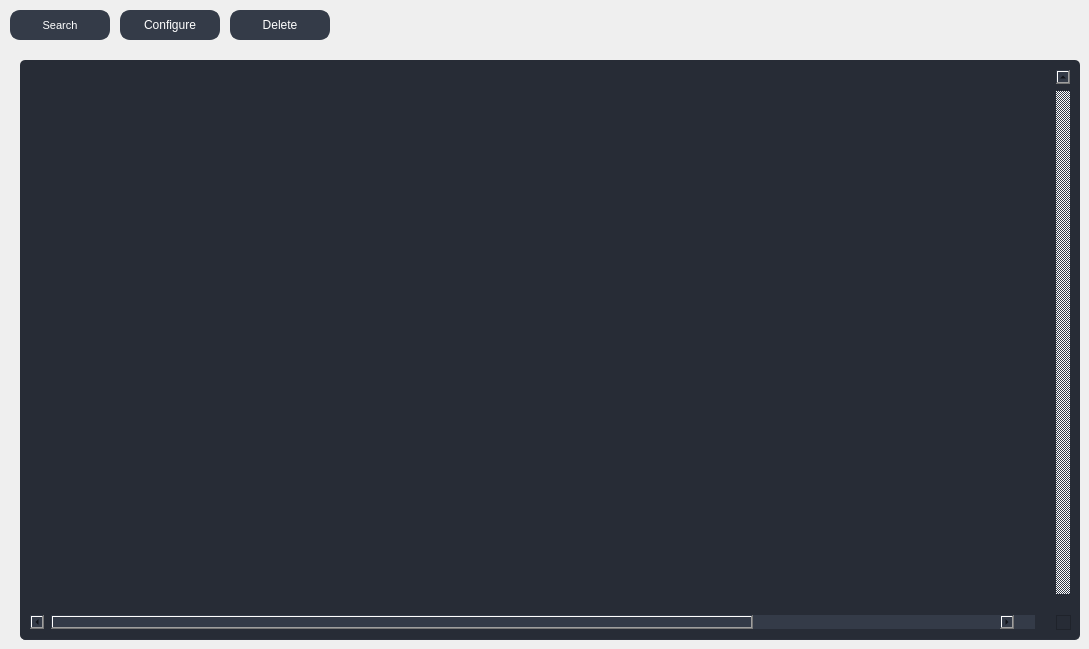
             <widget class="QWidget" name="page_device">
              <widget class="QTableWidget" name="table_devices">
               <property name="geometry">
                <rect>
                 <x>20</x>
                 <y>60</y>
                 <width>1060</width>
                 <height>580</height>
                </rect>
               </property>
               <property name="palette">
                <palette>
                 <active>
                  <colorrole role="WindowText">
                   <brush brushstyle="SolidPattern">
                    <color alpha="255">
                     <red>210</red>
                     <green>210</green>
                     <blue>210</blue>
                    </color>
                   </brush>
                  </colorrole>
                  <colorrole role="Button">
                   <brush brushstyle="SolidPattern">
                    <color alpha="255">
                     <red>39</red>
                     <green>44</green>
                     <blue>54</blue>
                    </color>
                   </brush>
                  </colorrole>
                  <colorrole role="Text">
                   <brush brushstyle="SolidPattern">
                    <color alpha="255">
                     <red>210</red>
                     <green>210</green>
                     <blue>210</blue>
                    </color>
                   </brush>
                  </colorrole>
                  <colorrole role="ButtonText">
                   <brush brushstyle="SolidPattern">
                    <color alpha="255">
                     <red>210</red>
                     <green>210</green>
                     <blue>210</blue>
                    </color>
                   </brush>
                  </colorrole>
                  <colorrole role="Base">
                   <brush brushstyle="SolidPattern">
                    <color alpha="255">
                     <red>39</red>
                     <green>44</green>
                     <blue>54</blue>
                    </color>
                   </brush>
                  </colorrole>
                  <colorrole role="Window">
                   <brush brushstyle="SolidPattern">
                    <color alpha="255">
                     <red>39</red>
                     <green>44</green>
                     <blue>54</blue>
                    </color>
                   </brush>
                  </colorrole>
                 </active>
                 <inactive>
                  <colorrole role="WindowText">
                   <brush brushstyle="SolidPattern">
                    <color alpha="255">
                     <red>210</red>
                     <green>210</green>
                     <blue>210</blue>
                    </color>
                   </brush>
                  </colorrole>
                  <colorrole role="Button">
                   <brush brushstyle="SolidPattern">
                    <color alpha="255">
                     <red>39</red>
                     <green>44</green>
                     <blue>54</blue>
                    </color>
                   </brush>
                  </colorrole>
                  <colorrole role="Text">
                   <brush brushstyle="SolidPattern">
                    <color alpha="255">
                     <red>210</red>
                     <green>210</green>
                     <blue>210</blue>
                    </color>
                   </brush>
                  </colorrole>
                  <colorrole role="ButtonText">
                   <brush brushstyle="SolidPattern">
                    <color alpha="255">
                     <red>210</red>
                     <green>210</green>
                     <blue>210</blue>
                    </color>
                   </brush>
                  </colorrole>
                  <colorrole role="Base">
                   <brush brushstyle="SolidPattern">
                    <color alpha="255">
                     <red>39</red>
                     <green>44</green>
                     <blue>54</blue>
                    </color>
                   </brush>
                  </colorrole>
                  <colorrole role="Window">
                   <brush brushstyle="SolidPattern">
                    <color alpha="255">
                     <red>39</red>
                     <green>44</green>
                     <blue>54</blue>
                    </color>
                   </brush>
                  </colorrole>
                 </inactive>
                 <disabled>
                  <colorrole role="WindowText">
                   <brush brushstyle="SolidPattern">
                    <color alpha="255">
                     <red>210</red>
                     <green>210</green>
                     <blue>210</blue>
                    </color>
                   </brush>
                  </colorrole>
                  <colorrole role="Button">
                   <brush brushstyle="SolidPattern">
                    <color alpha="255">
                     <red>39</red>
                     <green>44</green>
                     <blue>54</blue>
                    </color>
                   </brush>
                  </colorrole>
                  <colorrole role="Text">
                   <brush brushstyle="SolidPattern">
                    <color alpha="255">
                     <red>210</red>
                     <green>210</green>
                     <blue>210</blue>
                    </color>
                   </brush>
                  </colorrole>
                  <colorrole role="ButtonText">
                   <brush brushstyle="SolidPattern">
                    <color alpha="255">
                     <red>210</red>
                     <green>210</green>
                     <blue>210</blue>
                    </color>
                   </brush>
                  </colorrole>
                  <colorrole role="Base">
                   <brush brushstyle="SolidPattern">
                    <color alpha="255">
                     <red>39</red>
                     <green>44</green>
                     <blue>54</blue>
                    </color>
                   </brush>
                  </colorrole>
                  <colorrole role="Window">
                   <brush brushstyle="SolidPattern">
                    <color alpha="255">
                     <red>39</red>
                     <green>44</green>
                     <blue>54</blue>
                    </color>
                   </brush>
                  </colorrole>
                 </disabled>
                </palette>
               </property>
               <property name="styleSheet">
                <string notr="true">QTableWidget {	
	background-color: rgb(39, 44, 54);
	padding: 10px;
	border-radius: 5px;
	gridline-color: rgb(44, 49, 60);
	border-bottom: 1px solid rgb(44, 49, 60);
}
QTableWidget::item{
	border-color: rgb(44, 49, 60);
	padding-left: 5px;
	padding-right: 5px;
	gridline-color: rgb(44, 49, 60);
}
QTableWidget::item:selected{
	background-color: rgb(85, 170, 255);
}
QScrollBar:horizontal {
    border: none;
    background: rgb(52, 59, 72);
    height: 14px;
    margin: 0px 21px 0 21px;
	border-radius: 0px;
}
 QScrollBar:vertical {
	border: none;
    background: rgb(52, 59, 72);
    width: 14px;
    margin: 21px 0 21px 0;
	border-radius: 0px;
 }
QHeaderView::section{
	Background-color: rgb(39, 44, 54);
	max-width: 30px;
	border: 1px solid rgb(44, 49, 60);
	border-style: none;
    border-bottom: 1px solid rgb(44, 49, 60);
    border-right: 1px solid rgb(44, 49, 60);
}
QTableWidget::horizontalHeader {	
	background-color: rgb(81, 255, 0);
}
QHeaderView::section:horizontal
{
    border: 1px solid rgb(32, 34, 42);
	background-color: rgb(27, 29, 35);
	color: rgb(255, 255, 255);
	padding: 3px;
	border-top-left-radius: 7px;
    border-top-right-radius: 7px;
}
QHeaderView::section:vertical
{
    border: 1px solid rgb(44, 49, 60);
}
</string>
               </property>
               <property name="frameShape">
                <enum>QFrame::NoFrame</enum>
               </property>
               <property name="verticalScrollBarPolicy">
                <enum>Qt::ScrollBarAlwaysOn</enum>
               </property>
               <property name="sizeAdjustPolicy">
                <enum>QAbstractScrollArea::AdjustToContents</enum>
               </property>
               <property name="editTriggers">
                <set>QAbstractItemView::NoEditTriggers</set>
               </property>
               <property name="alternatingRowColors">
                <bool>false</bool>
               </property>
               <property name="selectionMode">
                <enum>QAbstractItemView::SingleSelection</enum>
               </property>
               <property name="selectionBehavior">
                <enum>QAbstractItemView::SelectRows</enum>
               </property>
               <property name="textElideMode">
                <enum>Qt::ElideMiddle</enum>
               </property>
               <property name="rowCount">
                <number>0</number>
               </property>
               <property name="columnCount">
                <number>7</number>
               </property>
               <attribute name="horizontalHeaderVisible">
                <bool>false</bool>
               </attribute>
               <attribute name="horizontalHeaderCascadingSectionResizes">
                <bool>true</bool>
               </attribute>
               <attribute name="horizontalHeaderDefaultSectionSize">
                <number>200</number>
               </attribute>
               <attribute name="horizontalHeaderStretchLastSection">
                <bool>false</bool>
               </attribute>
               <attribute name="verticalHeaderVisible">
                <bool>false</bool>
               </attribute>
               <attribute name="verticalHeaderHighlightSections">
                <bool>false</bool>
               </attribute>
               <attribute name="verticalHeaderStretchLastSection">
                <bool>true</bool>
               </attribute>
               <column>
                <property name="text">
                 <string/>
                </property>
                <property name="textAlignment">
                 <set>AlignLeading|AlignVCenter</set>
                </property>
                <property name="icon">
                 <iconset resource="../files.qrc">
                  <normaloff>:/24x24/data/resources/icons/24x24/cil-uncheck-circle.png</normaloff>:/24x24/data/resources/icons/24x24/cil-uncheck-circle.png</iconset>
                </property>
               </column>
               <column>
                <property name="text">
                 <string>Device Name</string>
                </property>
                <property name="font">
                 <font>
                  <family>Segoe UI</family>
                  <pointsize>9</pointsize>
                 </font>
                </property>
                <property name="textAlignment">
                 <set>AlignCenter</set>
                </property>
               </column>
               <column>
                <property name="text">
                 <string>Model</string>
                </property>
                <property name="font">
                 <font>
                  <family>Segoe UI</family>
                  <pointsize>9</pointsize>
                 </font>
                </property>
                <property name="textAlignment">
                 <set>AlignCenter</set>
                </property>
               </column>
               <column>
                <property name="text">
                 <string>Serial Number</string>
                </property>
                <property name="font">
                 <font>
                  <family>Segoe UI</family>
                  <pointsize>9</pointsize>
                 </font>
                </property>
                <property name="textAlignment">
                 <set>AlignCenter</set>
                </property>
               </column>
               <column>
                <property name="text">
                 <string>MAC-Address</string>
                </property>
                <property name="font">
                 <font>
                  <family>Segoe UI</family>
                  <pointsize>9</pointsize>
                 </font>
                </property>
                <property name="textAlignment">
                 <set>AlignCenter</set>
                </property>
               </column>
               <column>
                <property name="text">
                 <string>IP Address</string>
                </property>
                <property name="font">
                 <font>
                  <family>Segoe UI</family>
                  <pointsize>9</pointsize>
                 </font>
                </property>
                <property name="textAlignment">
                 <set>AlignCenter</set>
                </property>
               </column>
               <column>
                <property name="text">
                 <string>State</string>
                </property>
                <property name="font">
                 <font>
                  <family>Segoe UI</family>
                  <pointsize>9</pointsize>
                 </font>
                </property>
                <property name="textAlignment">
                 <set>AlignCenter</set>
                </property>
               </column>
              </widget>
              <widget class="QPushButton" name="button_search_device">
               <property name="geometry">
                <rect>
                 <x>10</x>
                 <y>10</y>
                 <width>100</width>
                 <height>30</height>
                </rect>
               </property>
               <property name="font">
                <font>
                 <family>Segoe UI</family>
                 <pointsize>8</pointsize>
                </font>
               </property>
               <property name="styleSheet">
                <string notr="true">QPushButton {
	border: 2px solid rgb(52, 59, 72);
	border-radius: 10px;	
	background-color: rgb(52, 59, 72);
	color: rgb(255, 255, 255);
}
QPushButton:hover {
	background-color: rgb(57, 65, 80);
	color: rgb(227, 227, 227);
	border: 2px solid rgb(61, 70, 86);
}
QPushButton:pressed {	
	background-color: rgb(35, 40, 49);
	color: rgb(255, 255, 255);
	border: 2px solid rgb(43, 50, 61);
}</string>
               </property>
               <property name="text">
                <string>Search</string>
               </property>
               <property name="icon">
                <iconset resource="../files.qrc">
                 <normaloff>:/16x16/data/resources/icons/16x16/cil-magnifying-glass.png</normaloff>:/16x16/data/resources/icons/16x16/cil-magnifying-glass.png</iconset>
               </property>
              </widget>
              <widget class="QPushButton" name="button_configure_device">
               <property name="geometry">
                <rect>
                 <x>120</x>
                 <y>10</y>
                 <width>100</width>
                 <height>30</height>
                </rect>
               </property>
               <property name="font">
                <font>
                 <family>Segoe UI</family>
                </font>
               </property>
               <property name="styleSheet">
                <string notr="true">QPushButton {
	border: 2px solid rgb(52, 59, 72);
	border-radius: 10px;	
	background-color: rgb(52, 59, 72);
	color: rgb(255, 255, 255);
}
QPushButton:hover {
	background-color: rgb(57, 65, 80);
	color: rgb(227, 227, 227);
	border: 2px solid rgb(61, 70, 86);
}
QPushButton:pressed {	
	background-color: rgb(35, 40, 49);
	color: rgb(255, 255, 255);
	border: 2px solid rgb(43, 50, 61);
}</string>
               </property>
               <property name="text">
                <string>Configure</string>
               </property>
               <property name="icon">
                <iconset resource="../files.qrc">
                 <normaloff>:/16x16/data/resources/icons/16x16/cil-equalizer.png</normaloff>:/16x16/data/resources/icons/16x16/cil-equalizer.png</iconset>
               </property>
              </widget>
              <widget class="QPushButton" name="button_delete_device">
               <property name="geometry">
                <rect>
                 <x>230</x>
                 <y>10</y>
                 <width>100</width>
                 <height>30</height>
                </rect>
               </property>
               <property name="font">
                <font>
                 <family>Segoe UI</family>
                </font>
               </property>
               <property name="styleSheet">
                <string notr="true">QPushButton {
	border: 2px solid rgb(52, 59, 72);
	border-radius: 10px;	
	background-color: rgb(52, 59, 72);
	color: rgb(255, 255, 255);
}
QPushButton:hover {
	background-color: rgb(57, 65, 80);
	color: rgb(227, 227, 227);
	border: 2px solid rgb(61, 70, 86);
}
QPushButton:pressed {	
	background-color: rgb(35, 40, 49);
	color: rgb(255, 255, 255);
	border: 2px solid rgb(43, 50, 61);
}</string>
               </property>
               <property name="text">
                <string>Delete</string>
               </property>
               <property name="icon">
                <iconset resource="../files.qrc">
                 <normaloff>:/16x16/data/resources/icons/16x16/cil-remove.png</normaloff>:/16x16/data/resources/icons/16x16/cil-remove.png</iconset>
               </property>
              </widget>
             </widget>
